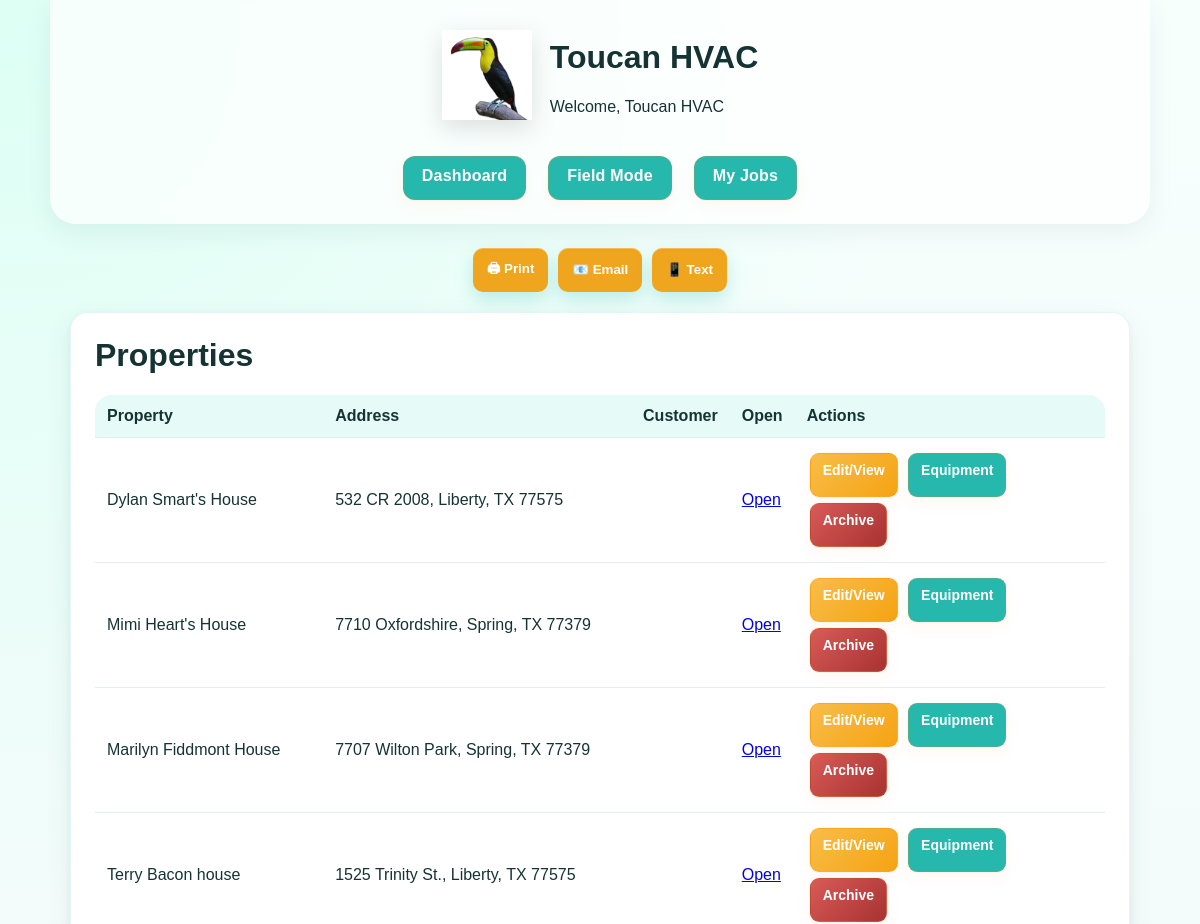
The app's page /properties (signed in, upper part), older data.
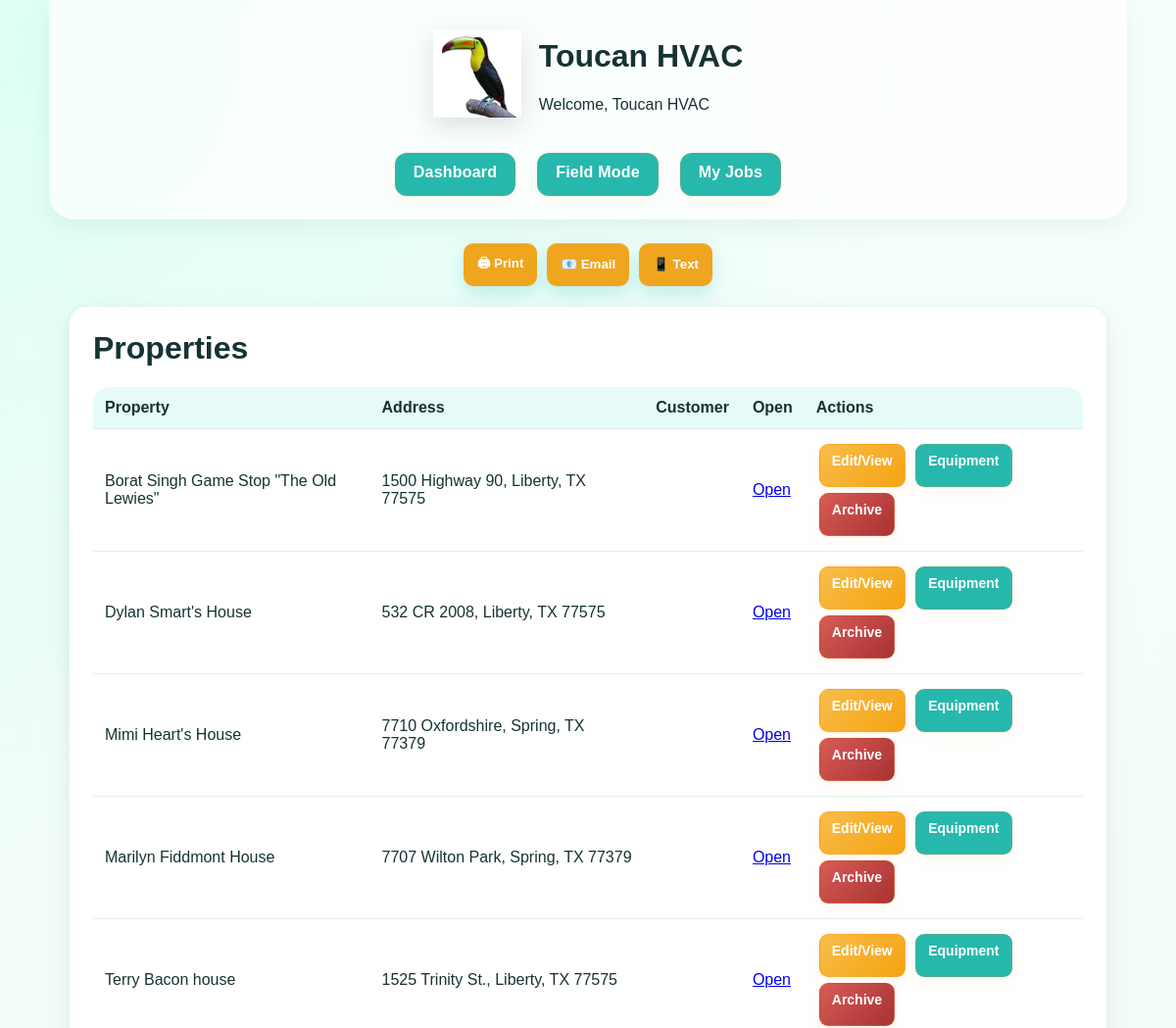
The same page, newer data.
### app.py (models this page shows)
class Property(db.Model):
    id = db.Column(db.Integer, primary_key=True)
    property_name = db.Column(db.String(120), nullable=False)
    address = db.Column(db.String(200), nullable=False)
    latitude = db.Column(db.Float)
    longitude = db.Column(db.Float)
    customer_id = db.Column(db.Integer, db.ForeignKey("customer.id"), nullable=False)

### app.py (the view)
@app.route("/properties")
@admin_required
@login_required
def properties():
    props = Property.query.order_by(Property.id.desc()).all()
    return render_template("properties.html", properties=props)

### app.py (called while the page is built, shortened)
def current_user():
    user_id = session.get("user_id")
    if not user_id:
        return None
    return db.session.get(User, user_id)

def admin_required(f):
    from functools import wraps
    @wraps(f)
    def wrapper(*args, **kwargs):
        user = current_user()
        if user.role != "admin":
            flash("Access denied")
            return redirect("/my-jobs")
        return f(*args, **kwargs)
    return wrapper

def login_required(f):
    @wraps(f)
    def wrapper(*args, **kwargs):
        if not current_user():
            flash("Please log in.")
            return redirect(url_for("login"))
        return f(*args, **kwargs)
    return wrapper

@app.before_request
def force_admin_user_once():
    global _admin_bootstrap_done
    if _admin_bootstrap_done:
        return

### templates/properties.html (shortened to what this page needs)
{% extends "base.html" %}
{% block content %}
<div class="card">
  <h1>Properties</h1>
  <table>
    <tr>
      <th>Property</th>
      <th>Address</th>
      <th>Customer</th>
      <th>Open</th>
      <th>Actions</th>
    </tr>
    {% for p in properties %}
    <tr>
      <td>{{ p.property_name }}</td>
      <td>{{ p.address }}</td>
      <td>
      </td>
      <td><a href="/properties/{{ p.id }}">Open</a></td>
      <td>
        <a class="action-btn gold" href="/properties/{{ p.id }}">Edit/View</a>
        <a class="action-btn" href="/properties/{{ p.id }}">Equipment</a>
        <a class="action-btn danger" href="/properties/{{ p.id }}/archive" onclick="return confirm('Archive this property?')">Archive</a>
      </td>
    </tr>
    {% else %}
    <tr>
      <td colspan="5">No properties yet.</td>
    </tr>
    {% endfor %}
  </table>
</div>
{% endblock %}

Row changes from the older to the newer data that the page shows:
added Property: property_name "Borat Singh Game Stop \"The Old Lewies\"", address "1500 Highway 90, Liberty, TX 77575"
